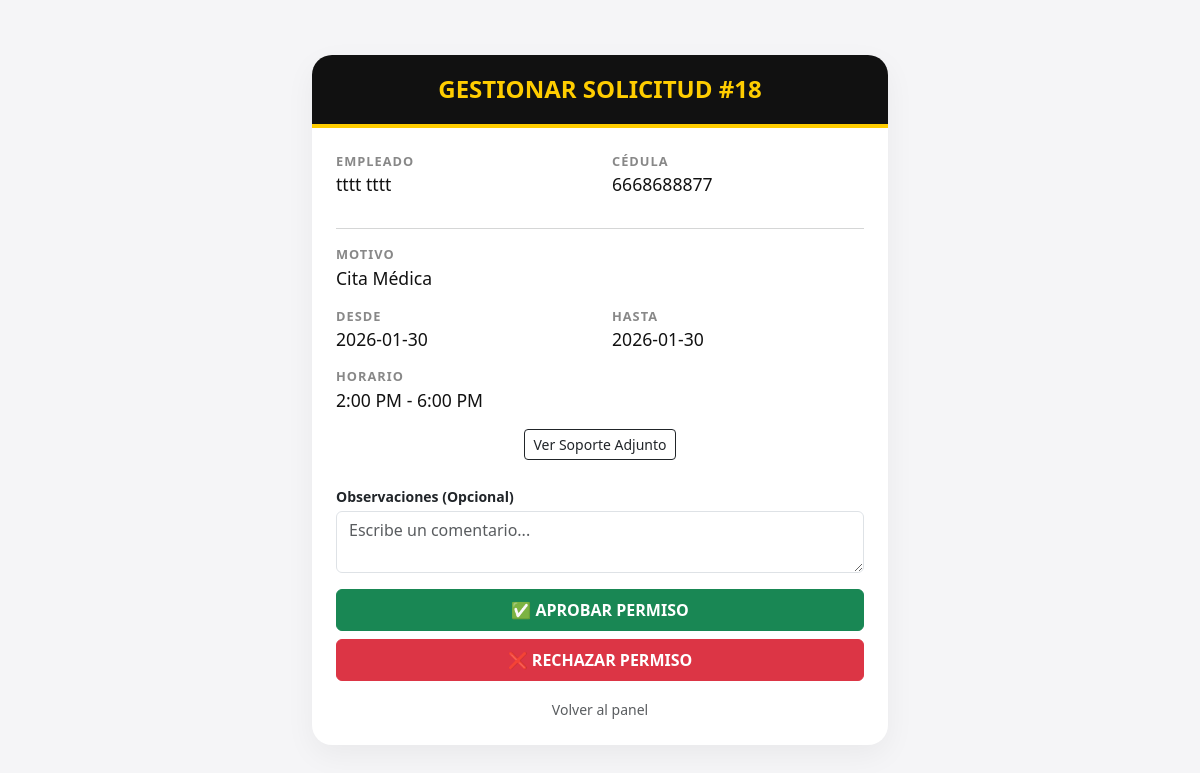
/gestionar.php?id=18 (signed in), run on the app's committed database.
### tables this page shows
CREATE TABLE `solicitudes` (
  `id` int(11) NOT NULL,
  `empleado` varchar(100) DEFAULT NULL,
  `cedula` varchar(20) DEFAULT NULL,
  `cargo` varchar(100) DEFAULT NULL,
  `correo_jefe` varchar(100) DEFAULT NULL,
  `motivo` varchar(50) DEFAULT NULL,
  `estado` varchar(20) DEFAULT 'Pendiente',
  `fecha` timestamp NOT NULL DEFAULT current_timestamp(),
  `fecha_inicio` date DEFAULT NULL,
  `fecha_fin` date DEFAULT NULL,
  `hora_inicio` time DEFAULT NULL,
  `hora_fin` time DEFAULT NULL,
  `notas` text DEFAULT NULL,
  `observacion_jefe` text DEFAULT NULL,
  `archivo_soporte` text DEFAULT NULL,
  `ip_aprobacion` varchar(50) DEFAULT NULL,
  `info_dispositivo` varchar(255) DEFAULT NULL,
  `fecha_gestion` datetime DEFAULT NULL,
  `usuario_gestor` varchar(100) DEFAULT NULL,
  `fecha_solicitud` datetime DEFAULT current_timestamp()
);

### gestionar.php (the view, shortened to what this page needs)
<?php
include('config.php');
$id_solicitud = isset($_GET['id']) ? (int)$_GET['id'] : null;
$stmt = $db->prepare("SELECT * FROM solicitudes WHERE id = ?");
$stmt->execute([$id_solicitud]);
$solicitud = $stmt->fetch(PDO::FETCH_ASSOC);
?>
<!DOCTYPE html>
<html lang="es">
<head>
    <link href="https://cdn.jsdelivr.net/npm/bootstrap@5.3.0/dist/css/bootstrap.min.css" rel="stylesheet">
</head>
<body class="d-flex align-items-center justify-content-center min-vh-100 py-5">
<div class="container" style="max-width: 600px;">
    <div class="card card-custom">
        <div class="header-top">
            <h4 class="m-0 fw-bold">GESTIONAR SOLICITUD #<?php echo (int)$solicitud['id']; ?></h4>
        </div>
        <div class="card-body p-4">
            <div class="row">
                <div class="col-md-6">
                    <div class="label-dato">Empleado</div>
                    <div class="valor-dato"><?php echo htmlspecialchars($solicitud['empleado'], ENT_QUOTES, 'UTF-8'); ?></div>
                </div>
                <div class="col-md-6">
                    <div class="label-dato">Cédula</div>
                    <div class="valor-dato"><?php echo htmlspecialchars($solicitud['cedula'], ENT_QUOTES, 'UTF-8'); ?></div>
                </div>
            </div>
            <hr class="text-muted">
            <div class="mb-3">
                <div class="label-dato">Motivo</div>
                <div class="valor-dato"><?php echo htmlspecialchars($solicitud['motivo'], ENT_QUOTES, 'UTF-8'); ?></div>
            </div>
            <div class="row">
                <div class="col-6">
                    <div class="label-dato">Desde</div>
                    <div class="valor-dato"><?php echo htmlspecialchars($solicitud['fecha_inicio'], ENT_QUOTES, 'UTF-8'); ?></div>
                </div>
                <div class="col-6">
                    <div class="label-dato">Hasta</div>
                    <div class="valor-dato"><?php echo htmlspecialchars($solicitud['fecha_fin'], ENT_QUOTES, 'UTF-8'); ?></div>
                </div>
            </div>
            <div class="mb-3">
                <div class="label-dato">Horario</div>
                <div class="valor-dato">
                    <?php
                    echo ($solicitud['hora_inicio'] == '00:00:00' || empty($solicitud['hora_inicio']))
                        ? 'Día completo'
                        : htmlspecialchars(date('g:i A', strtotime($solicitud['hora_inicio'])) . " - " . date('g:i A', strtotime($solicitud['hora_fin'])), ENT_QUOTES, 'UTF-8');
                    ?>
                </div>
            </div>
            <?php if ($solicitud['archivo_soporte']): ?>
            <div class="mb-4 text-center">
                <a href="uploads/<?php echo rawurlencode($solicitud['archivo_soporte']); ?>" target="_blank" class="btn btn-outline-dark btn-sm">
                    <i class="fas fa-paperclip"></i> Ver Soporte Adjunto
                </a>
            </div>
            <?php endif; ?>
            <form action="aprobar.php" method="POST">
                <div class="mb-3">
                    <label class="fw-bold small mb-1">Observaciones (Opcional)</label>
                    <textarea name="observacion_jefe" class="form-control" rows="2" placeholder="Escribe un comentario..."></textarea>
                </div>
                <div class="d-grid gap-2">
                    <button type="submit" name="accion" value="Aprobado"  class="btn btn-success fw-bold py-2">&#9989; APROBAR PERMISO</button>
                    <button type="submit" name="accion" value="Rechazado" class="btn btn-danger  fw-bold py-2">&#10060; RECHAZAR PERMISO</button>
                </div>
            </form>
            <div class="text-center mt-3">
                <a href="index.php" class="text-muted small text-decoration-none">Volver al panel</a>
            </div>
        </div>
    </div>
</div>
</body>
</html>

### gestionar.php (style rules this page uses)
body { background-color: #F5F5F7; }
.card-custom { border-radius: 20px; border: none; box-shadow: 0 10px 30px rgba(0,0,0,0.05); overflow: hidden; }
.header-top { background: #111; color: #FFCD00; padding: 20px; text-align: center; border-bottom: 4px solid #FFCD00; }
.label-dato { font-size: 0.8rem; font-weight: bold; color: #888; text-transform: uppercase; letter-spacing: 1px; }
.valor-dato { font-size: 1.1rem; font-weight: 500; color: #111; margin-bottom: 15px; }

### data on the page
solicitudes: id "18", empleado "tttt tttt", cedula "6668688877", motivo "Cita Médica", fecha_inicio "2026-01-30", fecha_fin "2026-01-30", hora_inicio+hora_fin "2:00 PM - 6:00 PM"
